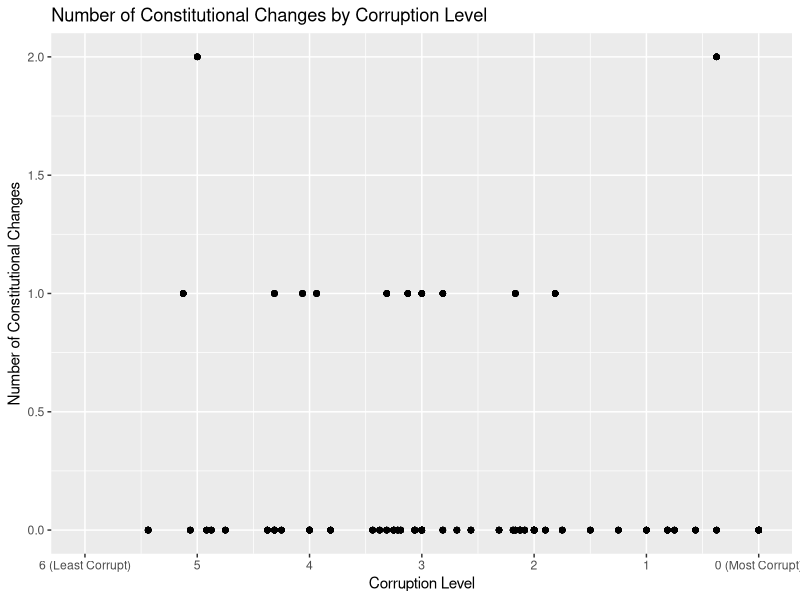
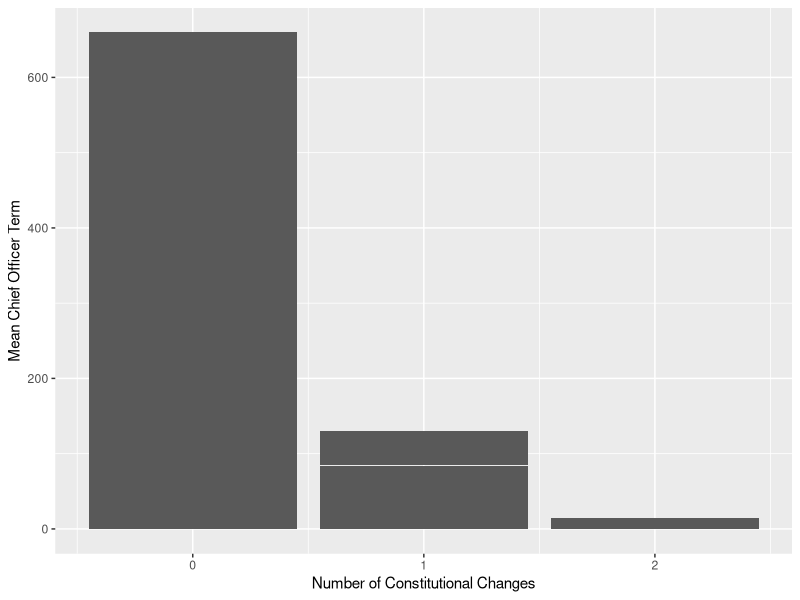
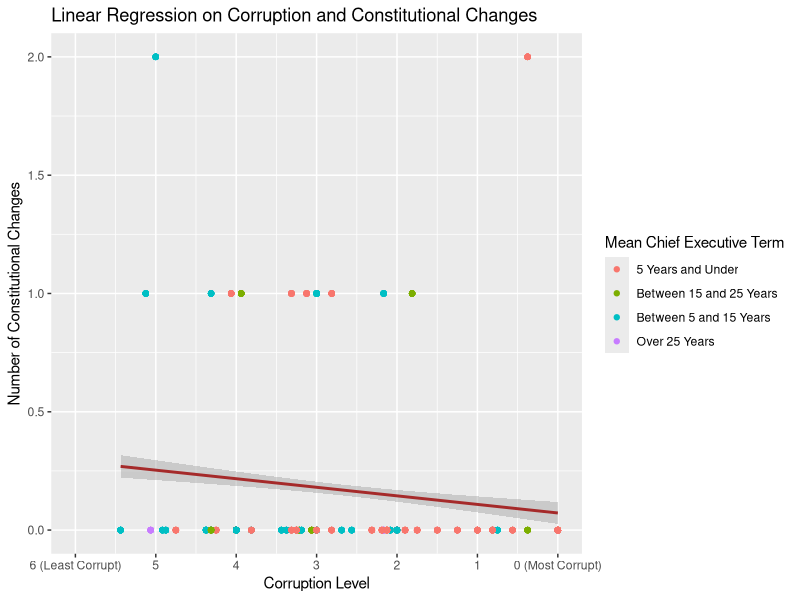

R code for these plots, in order:
## ---- chunk 1
library(tidyverse)
## ---- chunk 2
violence <- read_csv("data(final project gov 50)/Violence/violence.csv")

dpi <- read_csv("data(final project gov 50)/DPI2020/DPI2020.csv")

violence <- 
  violence |>
  mutate(constch_overall = constchg70 + constchg80) 

dpi <- 
  dpi |>
  filter(year >= 1970 & year <= 1989) 
  
 colnames(dpi) [1] <- "country"

  dpi <- 
   dpi |>
  group_by(country) |>
  mutate(avg_yrsoffc = mean(yrsoffc, na.rm = TRUE)) |>
  filter(yrsoffc >= 0)
  
  
dpi <- 
  dpi|>
  mutate(country = toupper(country))

 data <- 
   merge(violence, dpi, by = "country") 
 
 data <- data |>
   select(country,year, constchg70, constchg80, constch_overall, corrupti, yrsoffc, avg_yrsoffc)
 


## ---- chunk 3
data |>
ggplot(mapping = aes(x = corrupti, y = constch_overall)) + geom_point() + labs (title = "Number of Constitutional Changes by Corruption Level", y = "Number of Constitutional Changes", x = "Corruption Level") + scale_x_reverse() + scale_x_continuous(breaks = c(0,1,2,3,4,5,6), labels = c("6 (Least Corrupt)", "5","4","3","2","1","0 (Most Corrupt)"))

## ---- chunk 4
data |>
  group_by(country) |>
  summarise(avg_yrsoffc = mean(avg_yrsoffc, na.rm = TRUE),
            constch_overall = mean(constch_overall, na.rm = TRUE)) |>
  ggplot(mapping = aes(y = avg_yrsoffc, x = constch_overall)) + geom_col() + labs(y = "Mean Chief Officer Term", x = "Number of Constitutional Changes") 
## ---- chunk 5

data <- 
  data |>
  mutate(avgyrs_range = case_when(
    avg_yrsoffc <= 5 ~ "5 Years and Under",
    avg_yrsoffc > 5 & avg_yrsoffc <= 15 ~ "Between 5 and 15 Years",
    avg_yrsoffc > 15 & avg_yrsoffc <= 25 ~ "Between 15 and 25 Years",
    avg_yrsoffc >= 25 ~ "Over 25 Years"
  ))


fit <- lm(constch_overall ~ corrupti, data = data)

fit

fit_visual <- data |> ggplot(mapping = aes(x = corrupti, y = constch_overall, colour = avgyrs_range)) + geom_point() + geom_smooth(method = lm, colour = "brown") + labs(title = "Linear Regression on Corruption and Constitutional Changes", y = "Number of Constitutional Changes", x = "Corruption Level", colour = "Mean Chief Executive Term") + scale_x_reverse() + scale_x_continuous(breaks = c(0,1,2,3,4,5,6), labels = c("6 (Least Corrupt)", "5","4","3","2","1","0 (Most Corrupt)"))

fit_visual
